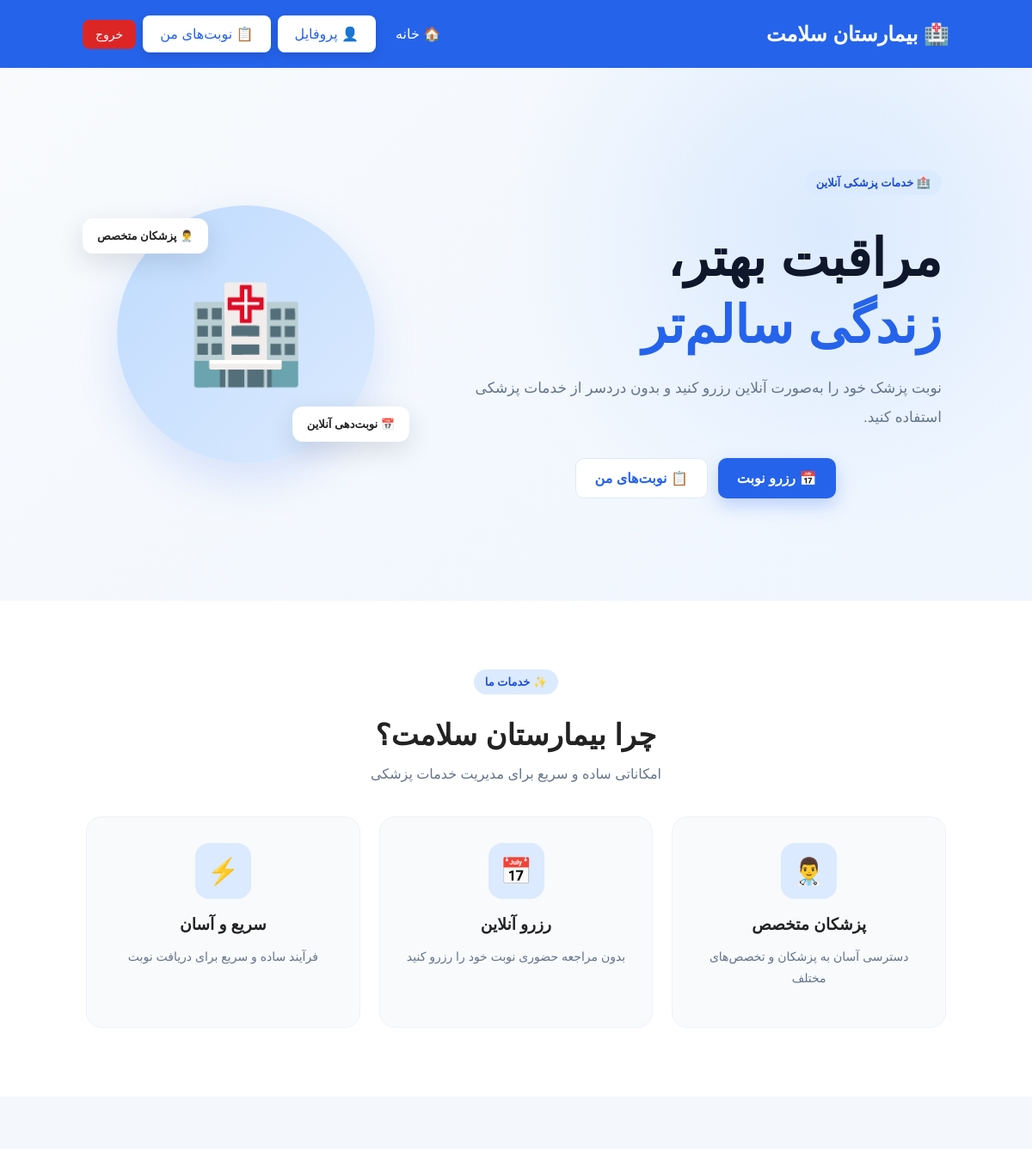
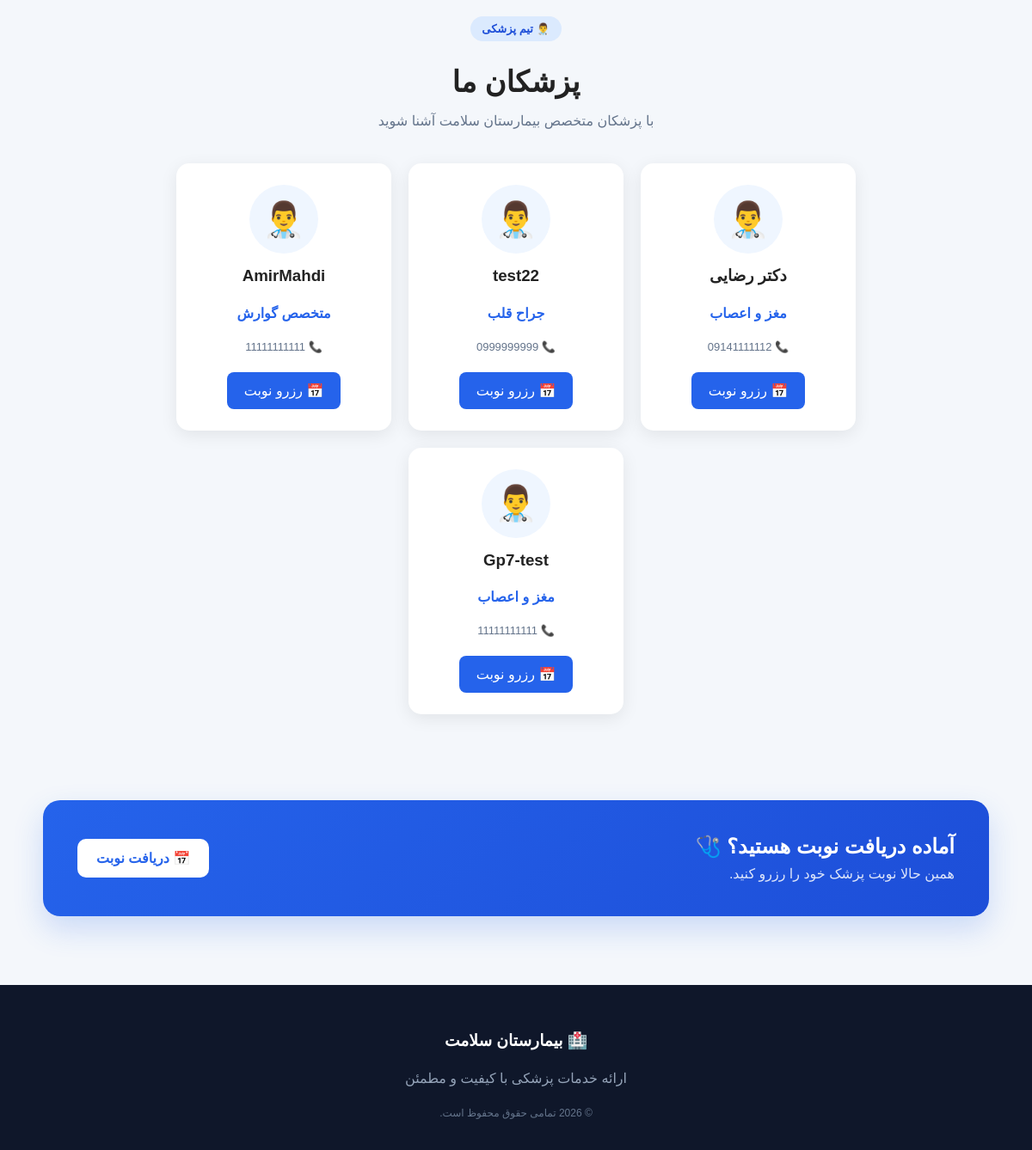
/ (signed in), run on the app's committed database (2 pictures, top to bottom).
### hospital/models.py (models this page shows, shortened)
class Doctor(models.Model):
    name = models.CharField(max_length=100)
    specialty = models.CharField(max_length=100)
    phone = models.CharField(max_length=20)

### hospital/views.py (the view)
# urls.py: 2. Add a URL to urlpatterns:  path('', views.home, name='home')
def home(request):
    doctors = Doctor.objects.all()
    return render(request, "home.html", {
        "doctors": doctors
    })

### Templates/home.html (shortened to what this page needs)
{% load static %}
<!DOCTYPE html>
<html lang="fa" dir="rtl">
<head>
    <link rel="stylesheet"
          href="{% static 'css/style.css' %}">
</head>
<body class="home-page">
<nav>
    <h2 class="logo">
        🏥 بیمارستان سلامت
    </h2>
    <div class="nav-links">
        <a href="{% url 'home' %}">
            🏠 خانه
        </a>
        {% if user.is_authenticated %}
            <a
                class="button"
                href="{% url 'profile' %}"
            >
                👤 پروفایل
            </a>
            <a
                class="button"
                href="{% url 'my_appointments' %}"
            >
                📋 نوبت‌های من
            </a>
            <form
                method="POST"
                action="{% url 'logout' %}"
            >
                <button type="submit">
                    خروج
                </button>
            </form>
        {% endif %}
    </div>
</nav>
<section class="home-hero">
    <div class="hero-content">
        <span class="hero-badge">
            🏥 خدمات پزشکی آنلاین
        </span>
        <h1>
            مراقبت بهتر،
            <span>زندگی سالم‌تر</span>
        </h1>
        <p>
            نوبت پزشک خود را به‌صورت آنلاین رزرو کنید
            و بدون دردسر از خدمات پزشکی استفاده کنید.
        </p>
        <div class="hero-buttons">
            {% if user.is_authenticated %}
                <a
                    href="{% url 'appointment' %}"
                    class="hero-button primary"
                >
                    📅 رزرو نوبت
                </a>
                <a
                    href="{% url 'my_appointments' %}"
                    class="hero-button secondary"
                >
                    📋 نوبت‌های من
                </a>
            {% endif %}
        </div>
    </div>
    <div class="hero-visual">
        <div class="hero-circle">
            <div class="hero-hospital-icon">
                🏥
            </div>
        </div>
        <div class="floating-card card-one">
            👨‍⚕️ پزشکان متخصص
        </div>
        <div class="floating-card card-two">
            📅 نوبت‌دهی آنلاین
        </div>
    </div>
</section>
<section class="services-section">
    <div class="section-title">
        <span class="hero-badge">
            ✨ خدمات ما
        </span>
        <h2>
            چرا بیمارستان سلامت؟
        </h2>
        <p>
            امکاناتی ساده و سریع برای مدیریت خدمات پزشکی
        </p>
    </div>
    <div class="services-container">
        <div class="service-card">
            <div class="service-icon">
                👨‍⚕️
            </div>
            <h3>
                پزشکان متخصص
            </h3>
            <p>
                دسترسی آسان به پزشکان و تخصص‌های مختلف
            </p>
        </div>
        <div class="service-card">
            <div class="service-icon">
                📅
            </div>
            <h3>
                رزرو آنلاین
            </h3>
            <p>
                بدون مراجعه حضوری نوبت خود را رزرو کنید
            </p>
        </div>
        <div class="service-card">
            <div class="service-icon">
                ⚡
            </div>
            <h3>
                سریع و آسان
            </h3>
            <p>
                فرآیند ساده و سریع برای دریافت نوبت
            </p>
        </div>
    </div>
</section>
<section class="doctors">
    <div class="section-title">
        <span class="hero-badge">
            👨‍⚕️ تیم پزشکی
        </span>
        <h2>
            پزشکان ما
        </h2>
        <p>
            با پزشکان متخصص بیمارستان سلامت آشنا شوید
        </p>
    </div>
    <div class="doctor-container">
        {% for doctor in doctors %}
            <div class="doctor-card">
                <div class="doctor-avatar">
                    👨‍⚕️
                </div>
                <h3>
                    {{ doctor.name }}
                </h3>
                <p>
                    {{ doctor.specialty }}
                </p>
                <span class="doctor-phone">
                    📞 {{ doctor.phone }}
                </span>
                {% if user.is_authenticated %}
                    <a href="{% url 'appointment' %}">
                        📅 رزرو نوبت
                    </a>
                {% else %}
                    <a href="{% url 'login' %}">
                        🔐 ورود برای رزرو
                    </a>
                {% endif %}
            </div>
        {% empty %}
            <p class="no-doctors">
                هنوز پزشکی ثبت نشده است.
            </p>
        {% endfor %}
    </div>
</section>
<section class="home-cta">
    <div>
        <h2>
            آماده دریافت نوبت هستید؟ 🩺
        </h2>
        <p>
            همین حالا نوبت پزشک خود را رزرو کنید.
        </p>
    </div>
    <a
        href="{% if user.is_authenticated %}{% url 'appointment' %}{% else %}{% url 'login' %}{% endif %}"
        class="hero-button primary"
    >
        📅 دریافت نوبت
    </a>
</section>
<footer>
    <h3>
        🏥 بیمارستان سلامت
    </h3>
    <p>
        ارائه خدمات پزشکی با کیفیت و مطمئن
    </p>
    <span>
        © 2026 تمامی حقوق محفوظ است.
    </span>
</footer>
</body>
</html>

### data on the page
Doctor: name "دکتر رضایی", specialty "مغز و اعصاب", phone "09141111112"
Doctor: name "test22", specialty "جراح قلب", phone "0999999999"
Doctor: name "AmirMahdi", specialty "متخصص گوارش", phone "11111111111"
Doctor: name "Gp7-test", specialty "مغز و اعصاب", phone "11111111111"
